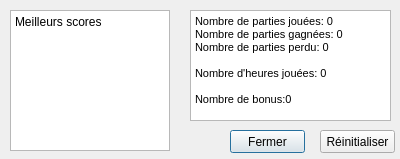
<?xml version="1.0" encoding="UTF-8"?>
<ui version="4.0">
 <class>windowstatistics</class>
 <widget class="QDialog" name="windowstatistics">
  <property name="geometry">
   <rect>
    <x>0</x>
    <y>0</y>
    <width>400</width>
    <height>159</height>
   </rect>
  </property>
  <property name="windowTitle">
   <string>stat</string>
  </property>
  <widget class="QPushButton" name="pushButtonFermer">
   <property name="geometry">
    <rect>
     <x>230</x>
     <y>130</y>
     <width>75</width>
     <height>23</height>
    </rect>
   </property>
   <property name="text">
    <string>Fermer</string>
   </property>
  </widget>
  <widget class="QPushButton" name="pushButtonReinitialiser">
   <property name="geometry">
    <rect>
     <x>320</x>
     <y>130</y>
     <width>75</width>
     <height>23</height>
    </rect>
   </property>
   <property name="text">
    <string>Réinitialiser</string>
   </property>
  </widget>
  <widget class="QWidget" name="verticalLayoutWidget">
   <property name="geometry">
    <rect>
     <x>10</x>
     <y>10</y>
     <width>160</width>
     <height>141</height>
    </rect>
   </property>
   <layout class="QVBoxLayout" name="LayoutScores">
    <item>
     <widget class="QPlainTextEdit" name="plainTextEdit">
      <property name="plainText">
       <string>Meilleurs scores</string>
      </property>
     </widget>
    </item>
   </layout>
  </widget>
  <widget class="QTextEdit" name="textEdit">
   <property name="geometry">
    <rect>
     <x>190</x>
     <y>10</y>
     <width>201</width>
     <height>111</height>
    </rect>
   </property>
   <property name="html">
    <string>&lt;!DOCTYPE HTML PUBLIC &quot;-//W3C//DTD HTML 4.0//EN&quot; &quot;http://www.w3.org/TR/REC-html40/strict.dtd&quot;&gt;
&lt;html&gt;&lt;head&gt;&lt;meta name=&quot;qrichtext&quot; content=&quot;1&quot; /&gt;&lt;style type=&quot;text/css&quot;&gt;
p, li { white-space: pre-wrap; }
&lt;/style&gt;&lt;/head&gt;&lt;body style=&quot; font-family:'MS Shell Dlg 2'; font-size:8.25pt; font-weight:400; font-style:normal;&quot;&gt;
&lt;p style=&quot; margin-top:0px; margin-bottom:0px; margin-left:0px; margin-right:0px; -qt-block-indent:0; text-indent:0px;&quot;&gt;&lt;span style=&quot; font-size:8pt;&quot;&gt;Nombre de parties jouées: 0&lt;/span&gt;&lt;/p&gt;
&lt;p style=&quot; margin-top:0px; margin-bottom:0px; margin-left:0px; margin-right:0px; -qt-block-indent:0; text-indent:0px;&quot;&gt;&lt;span style=&quot; font-size:8pt;&quot;&gt;Nombre de parties gagnées: 0&lt;/span&gt;&lt;/p&gt;
&lt;p style=&quot; margin-top:0px; margin-bottom:0px; margin-left:0px; margin-right:0px; -qt-block-indent:0; text-indent:0px;&quot;&gt;&lt;span style=&quot; font-size:8pt;&quot;&gt;Nombre de parties perdu: 0&lt;/span&gt;&lt;/p&gt;
&lt;p style=&quot;-qt-paragraph-type:empty; margin-top:0px; margin-bottom:0px; margin-left:0px; margin-right:0px; -qt-block-indent:0; text-indent:0px; font-size:8pt;&quot;&gt;&lt;br /&gt;&lt;/p&gt;
&lt;p style=&quot; margin-top:0px; margin-bottom:0px; margin-left:0px; margin-right:0px; -qt-block-indent:0; text-indent:0px;&quot;&gt;&lt;span style=&quot; font-size:8pt;&quot;&gt;Nombre d'heures jouées: 0&lt;/span&gt;&lt;/p&gt;
&lt;p style=&quot;-qt-paragraph-type:empty; margin-top:0px; margin-bottom:0px; margin-left:0px; margin-right:0px; -qt-block-indent:0; text-indent:0px; font-size:8pt;&quot;&gt;&lt;br /&gt;&lt;/p&gt;
&lt;p style=&quot; margin-top:0px; margin-bottom:0px; margin-left:0px; margin-right:0px; -qt-block-indent:0; text-indent:0px;&quot;&gt;&lt;span style=&quot; font-size:8pt;&quot;&gt;Nombre de bonus:0&lt;/span&gt;&lt;/p&gt;&lt;/body&gt;&lt;/html&gt;</string>
   </property>
  </widget>
 </widget>
 <resources/>
 <connections/>
</ui>
